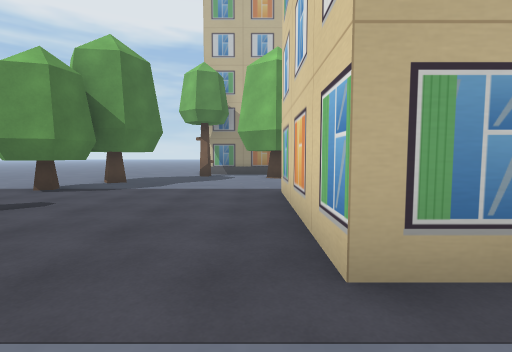
view 1 (above)

18 first-person views from a walk through a 3-D level made in the Unity game engine. The camera is 1.4 m above the floor, tilts 4° down and sees 85° across. The floor is counted in squares, 2 m on a side. Each view is taken from the middle of a square. On the plan, view 1 faces up. The plan holds only what a view shows up to about 9 squares ahead; the rest is blank. The place goes on beyond the plan. Some surface patterns are stand-ins.

view 2
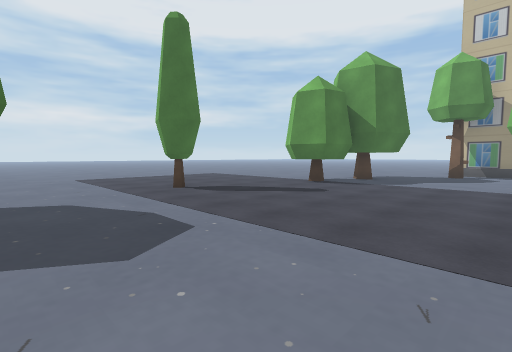

view 3
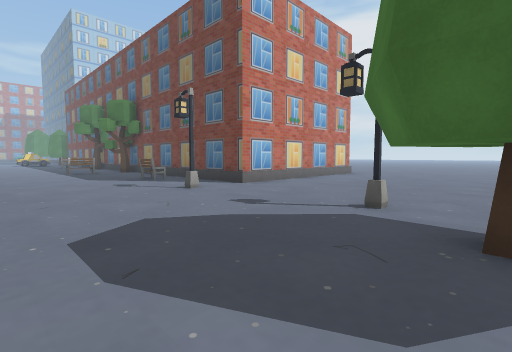

view 4
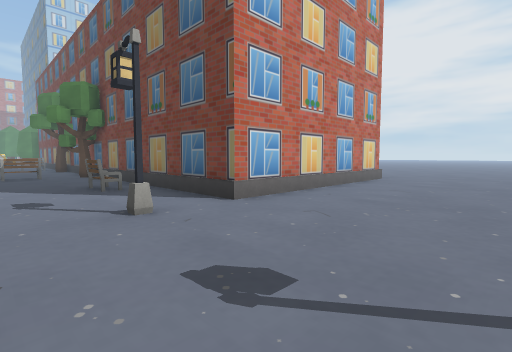

view 5
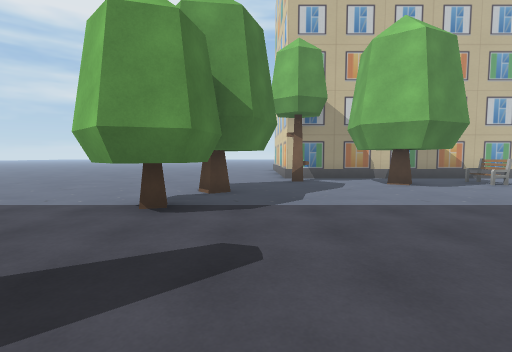

view 6
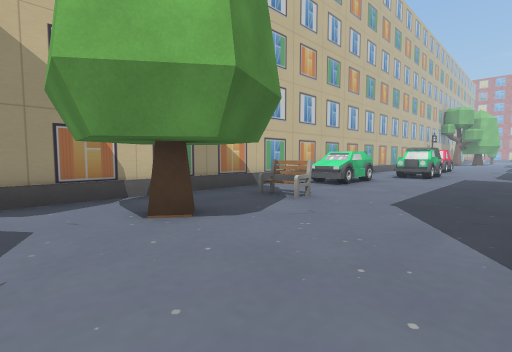

view 7
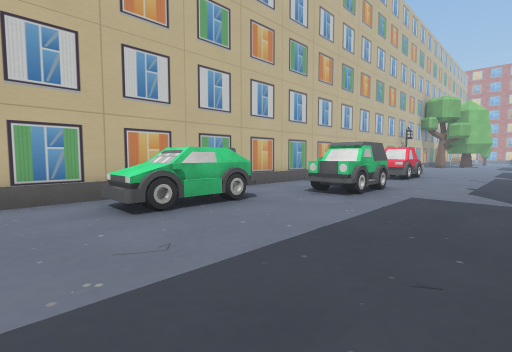

view 8
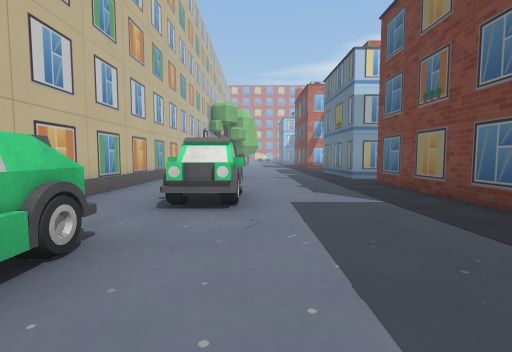

view 9
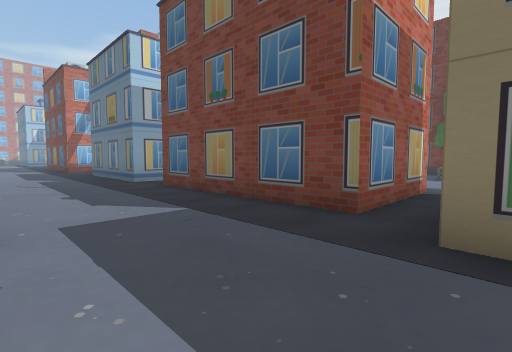

view 10
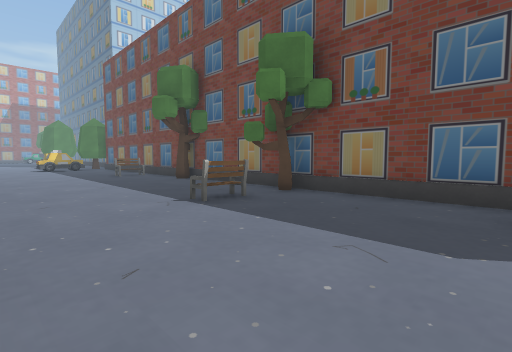

view 11
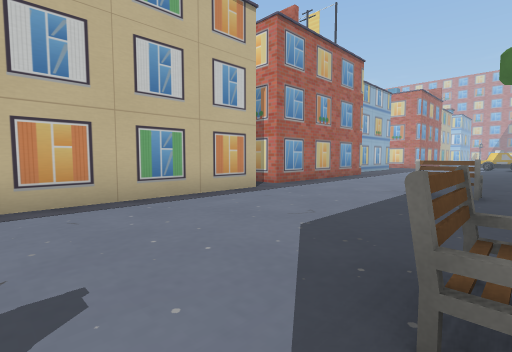

view 12
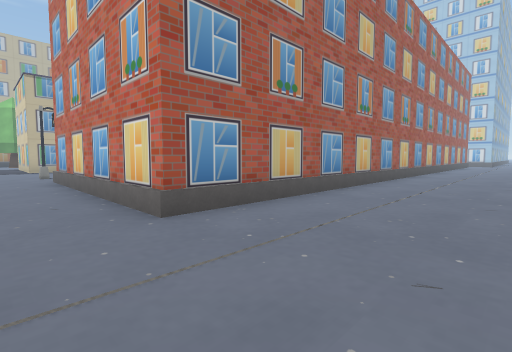

view 13
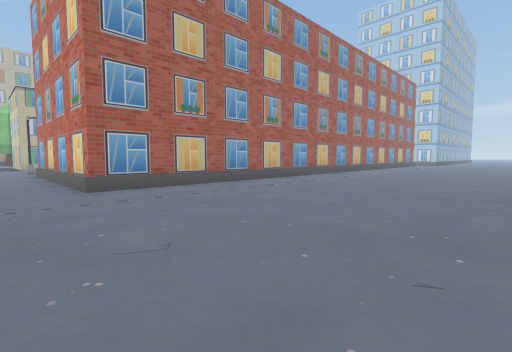

view 14
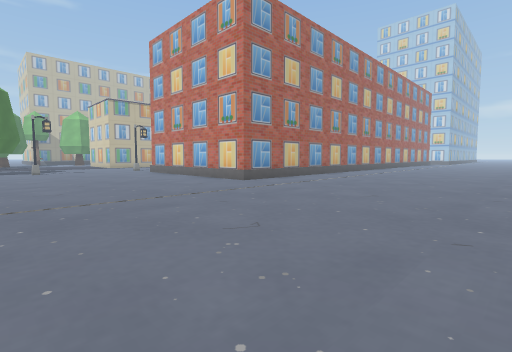

view 15
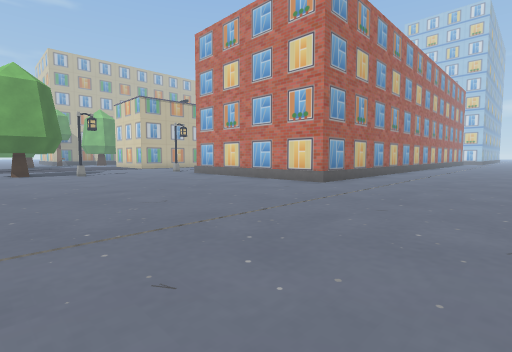

view 16
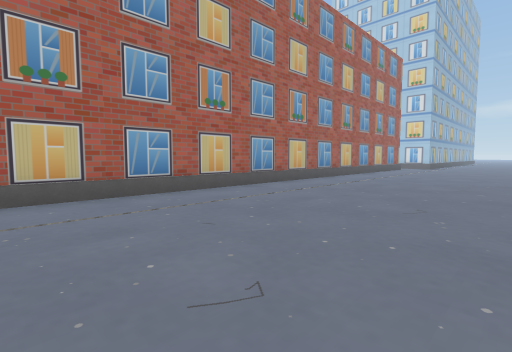

view 17
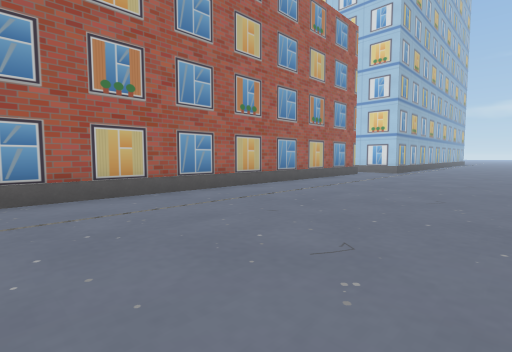

view 18
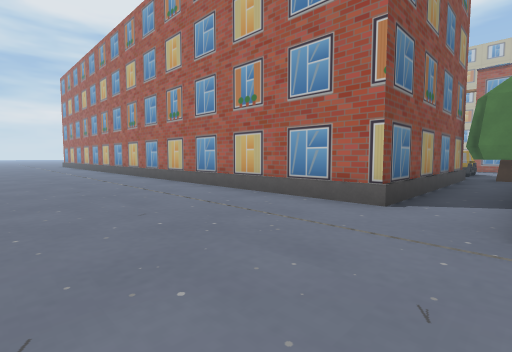

### Floor plan
Key: @ floor where view 1 was taken; # wall or solid block; . floor; O other object.
Columns run from 6 left of view 1 to 22 right of it. Each row starts with its distance up from view 1.
 11    .#################
 10 ....O.......OO.....
  9 .......O.O.....OO..OOO
  8 .OOO............O.....
  7 ..OO....................
  6 .OO.....................
  5 ..O....     O.......###
  4 .......      .#     #
  3 .......      .#
  2 O......OOOOOO.### O
  1 ....................
  0 ......@...............
 -1 .O....................
 -2 OOO...#.......O......
 -3  ..#.....OO...O.....       OO
 -4 .......#######O###O       #OO
 -5 .......#                  #.
 -6 .......#                  #.
 -7 .......#                  #.
 -8 .......#                  #.
 -9 .......#                  #.
-10 .......####################.
-11 ............................
-12 .............................
-13 .............................
-14 .............................
-15  .........................
-16  ..............

Positions as (right, up) in squares from view 1, and headings:
1: (0, 0), facing up
2: (0, -1), facing up-left
3: (-5, 1), facing down-right
4: (-3, -1), facing down-right
5: (-3, 2), facing up
6: (-1, 6), facing up-right
7: (4, 6), facing up-right
8: (5, 8), facing right
9: (6, 8), facing down-right
10: (4, 1), facing down-right
11: (2, -3), facing up-right
12: (-1, -13), facing up-right
13: (-1, -16), facing up-right
14: (-5, -16), facing up-right
15: (-6, -14), facing up-right
16: (5, -15), facing up-right
17: (10, -15), facing up-right
18: (22, -14), facing up-left
